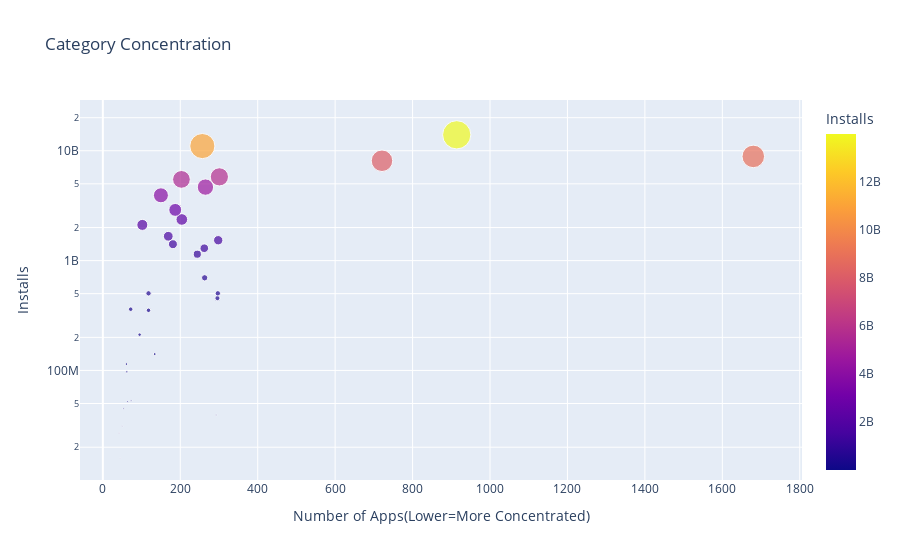

This figure's notebook cell:
### Markdown cell above
* Then use the [plotly express examples from the documentation](https://plotly.com/python/line-and-scatter/) alongside the [.scatter() API reference](https://plotly.com/python-api-reference/generated/plotly.express.scatter.html) to create scatter plot that looks like this. 

<img src=https://imgur.com/cHsqh6a.png width="400">

*Hint*: Use the size, `hover_name` and `color` parameters in `.scatter()`.\
To scale the yaxis, call `.update_layout()` and specify that the yaxis should be on a log-scale like so: `yaxis=dict(type='log')` 

- `size` emphasizes categories with the most downloads
- `color` helps distinguish categories visually
- `hover_name` enables interactive exploration
- Setting the y-axis to log scale helps spread out data for heavily skewed install numbers

### Code cell
# scatter plot visualization:
h_bar = px.scatter(
    data_frame=df_apps_installs_category,
    x = 'App',
    y = 'Installs',
    size='Installs',
    hover_name=df_apps_installs_category.index, # Category which is index
    color='Installs',
    title='Category Concentration'
)
h_bar.update_layout(xaxis_title='Number of Apps(Lower=More Concentrated)', yaxis_title='Installs', yaxis=dict(type='log'))
h_bar.show()

### Figure 1 — Plotly figure (JSON) as saved in the notebook; plotly's stock layout.template omitted (floating-point values rounded to 4 significant figures)
{"data": [{"hovertemplate": "<b>%{hovertext}</b><br><br>App=%{x}<br>Installs=%{marker.color}<extra></extra>", "hovertext": ["ART_AND_DESIGN", "AUTO_AND_VEHICLES", "BEAUTY", "BOOKS_AND_REFERENCE", "BUSINESS", "COMICS", "COMMUNICATION", "DATING", "EDUCATION", "ENTERTAINMENT", "EVENTS", "FAMILY", "FINANCE", "FOOD_AND_DRINK", "GAME", "HEALTH_AND_FITNESS", "HOUSE_AND_HOME", "LIBRARIES_AND_DEMO", "LIFESTYLE", "MAPS_AND_NAVIGATION", "MEDICAL", "NEWS_AND_MAGAZINES", "PARENTING", "PERSONALIZATION", "PHOTOGRAPHY", "PRODUCTIVITY", "SHOPPING", "SOCIAL", "SPORTS", "TOOLS", "TRAVEL_AND_LOCAL", "VIDEO_PLAYERS", "WEATHER"], "legendgroup": "", "marker": {"color": [114233100, 53129800, 26916200, 1665791655, 697018120, 44931100, 11039241530, 140912410, 352852000, 2113660000, 15949410, 8885055490, 455249400, 211777750, 13973762717, 1144006220, 97082000, 52083000, 503611120, 503267560, 39262676, 2369110650, 31116110, 1532352930, 4669143130, 5788070180, 1410331540, 5487841475, 1296431465, 8110724500, 2894859300, 3931897200, 361096500], "coloraxis": "coloraxis", "size": [114233100, 53129800, 26916200, 1665791655, 697018120, 44931100, 11039241530, 140912410, 352852000, 2113660000, 15949410, 8885055490, 455249400, 211777750, 13973762717, 1144006220, 97082000, 52083000, 503611120, 503267560, 39262676, 2369110650, 31116110, 1532352930, 4669143130, 5788070180, 1410331540, 5487841475, 1296431465, 8110724500, 2894859300, 3931897200, 361096500], "sizemode": "area", "sizeref": 34930000.0, "symbol": "circle"}, "mode": "markers", "name": "", "orientation": "v", "showlegend": false, "type": "scatter", "x": [61, 73, 42, 169, 263, 54, 257, 134, 118, 102, 45, 1680, 296, 95, 914, 244, 62, 64, 297, 118, 293, 204, 50, 298, 265, 301, 181, 203, 262, 721, 187, 150, 72], "xaxis": "x", "y": [114233100, 53129800, 26916200, 1665791655, 697018120, 44931100, 11039241530, 140912410, 352852000, 2113660000, 15949410, 8885055490, 455249400, 211777750, 13973762717, 1144006220, 97082000, 52083000, 503611120, 503267560, 39262676, 2369110650, 31116110, 1532352930, 4669143130, 5788070180, 1410331540, 5487841475, 1296431465, 8110724500, 2894859300, 3931897200, 361096500], "yaxis": "y"}], "layout": {"coloraxis": {"colorbar": {"title": {"text": "Installs"}}, "colorscale": [[0, "#0d0887"], [0.1111, "#46039f"], [0.2222, "#7201a8"], [0.3333, "#9c179e"], [0.4444, "#bd3786"], [0.5556, "#d8576b"], [0.6667, "#ed7953"], [0.7778, "#fb9f3a"], [0.8889, "#fdca26"], [1, "#f0f921"]]}, "legend": {"itemsizing": "constant", "tracegroupgap": 0}, "title": {"text": "Category Concentration"}, "xaxis": {"anchor": "y", "domain": [0, 1], "title": {"text": "Number of Apps(Lower=More Concentrated)"}}, "yaxis": {"anchor": "x", "domain": [0, 1], "title": {"text": "Installs"}, "type": "log"}}}
